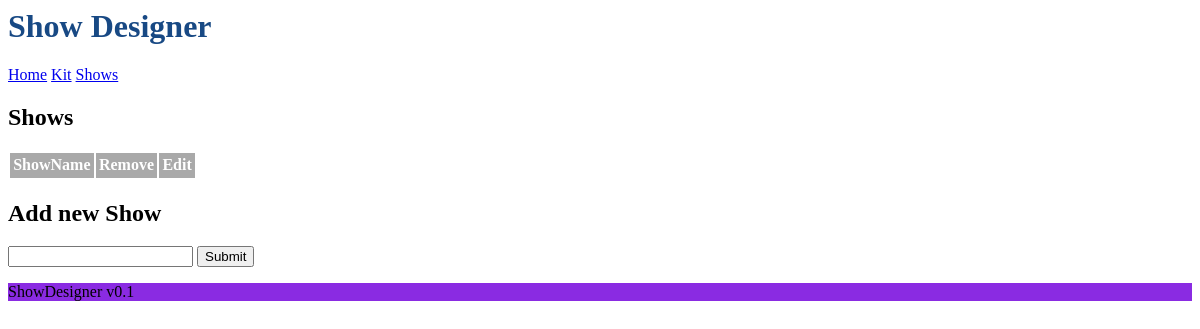
The app's page /shows, older data.
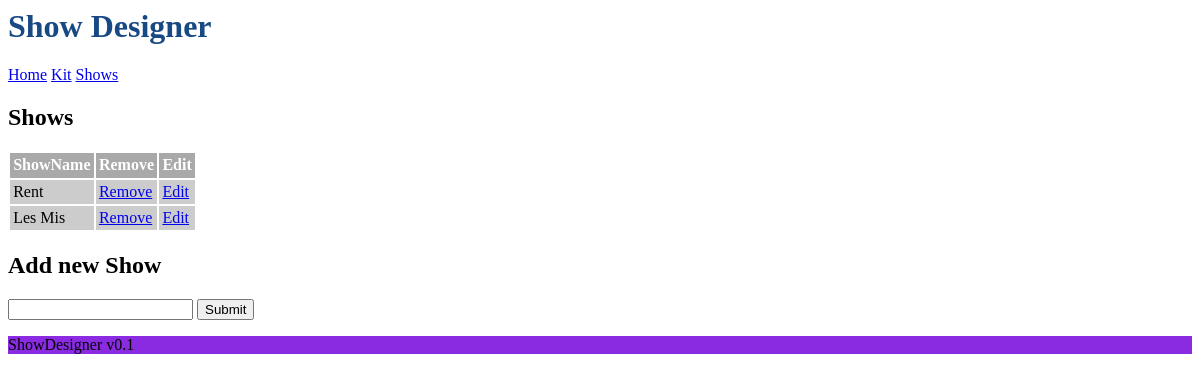
The same page, newer data.
### tables this page shows
CREATE TABLE Show (
	ID INTEGER PRIMARY KEY AUTOINCREMENT,
	ShowName str NOT NULL
	
);

### ShowDesigner.py (the view)
@app.route('/shows')
def shows():
    db = getdb()
    shows = db.execute(
        "SELECT ID,ShowName FROM Show"
    ).fetchall()
    return render_template('shows.html', shows=shows)

### ShowDesigner.py (called while the page is built)
def getdb():
    if "db" not in g:
        g.db = sqlite3.connect(os.path.join(basedir, "database.db"), detect_types=sqlite3.PARSE_DECLTYPES)
        g.db.row_factory = sqlite3.Row
    return g.db

### templates/shows.html
{% extends "root.html" %}
{% block main %}
<h2>Shows</h2>
<table>
    <tr>
        <th>ShowName</th>
        <th>Remove</th>
        <th>Edit</th>
    </tr>
    {% for show in shows%}
    <tr>
        <td>{{ show['ShowName'] }}</td>
        <td><a href="{{ url_for('RemoveShow', ShowID=show['ID']) }}">Remove</a></td>
        <td><a href="{{ url_for('show', showid=show['ID']) }}">Edit</a></td>
    </tr>
    {% endfor %}
</table>
<h2>Add new Show</h2>
<form action="{{ url_for('AddShow') }}" method="post">
    <input type="text" name="ShowName">
    <input type="submit">
</form>
{% endblock %}

### templates/root.html (shortened to what this page needs)
<html>
    <head>
        <link rel="stylesheet" href="{{ url_for('static', filename='styles.css')}}">
    </head>
    <body>
        <div class="header">
            <h1>Show Designer</h1>
        </div>
        <p>
            <a href={{ url_for('index') }}>Home</a>
            <a href={{ url_for('kit') }}>Kit</a>
            <a href={{ url_for('shows') }}>Shows</a>
        </p>
        {% block main %}{% endblock %}
        <div class="footer">
            <p>ShowDesigner v0.1</p>
        </div>
    </body>
</html>

### static/styles.css (style rules this page uses)
h1 { color: rgb(24, 73, 132); }
div.footer { background-color: blueviolet; }
th { color: white; background-color: darkgray; }
td { background-color: #CCC; }
td,th { padding: 0.2em; }

Row changes from the older to the newer data that the page shows:
added Show: ShowName "Rent"
added Show: ShowName "Les Mis"
